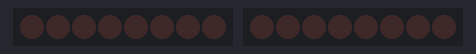
Bench run of a program on a simulated ATmega328P, built with avr-gcc and emulated at 20 MHz. On the bench: 2 × 8 port-expander outputs drawn as a row of LEDs (first output left, lit = HIGH). Wiring (inferred from the names in the program): PCF8574 port expander at I2C address 0x39; PCF8574 port expander at I2C address 0x3A; PCF8574 port expander at I2C address 0x3B. Wiring (inferred from the signals the program sends): 2 × row of LEDs: on Q0, Q1, Q2, Q3, Q4, Q5, Q6, Q7 / on Q0, Q1, Q2, Q3, Q4, Q5, Q6, Q7.

Above: at 0.18 s.
At 0.55 s:
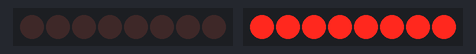
At 1.8 s:
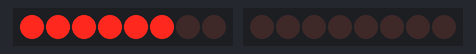
At 3.1 s:
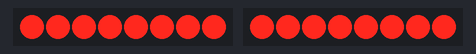
At 5.03 s:
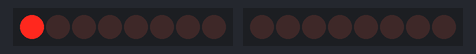
At 10.55 s:
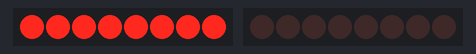
Timing chart, 0 to 12.5 s (numbered marks = the images above):
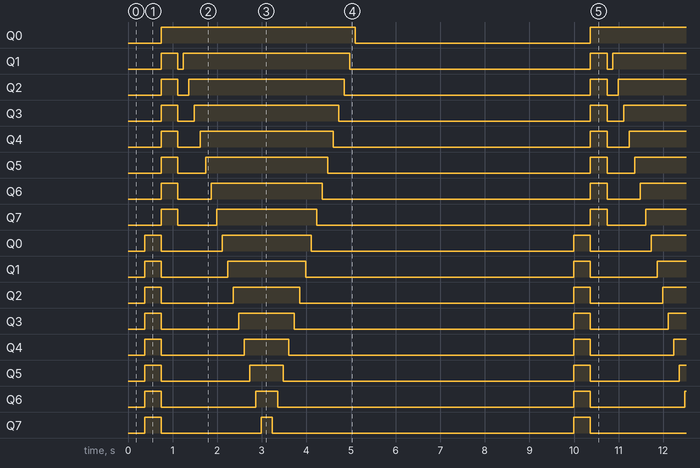

Measured:
- by itself, Q0: alternates HIGH for 4.4 s and LOW for 5.3 s
- by itself, Q1: repeats every 9.6 s: LOW 0.12 s, HIGH 3.7 s, LOW 5.4 s, HIGH 0.37 s
- by itself, Q2: repeats every 9.6 s: LOW 0.25 s, HIGH 3.5 s, LOW 5.5 s, HIGH 0.37 s
- by itself, Q3: repeats every 9.6 s: LOW 0.37 s, HIGH 3.2 s, LOW 5.6 s, HIGH 0.37 s
- by itself, Q4: repeats every 9.6 s: LOW 0.50 s, HIGH 3.0 s, LOW 5.8 s, HIGH 0.37 s
- by itself, Q5: repeats every 9.6 s: LOW 0.62 s, HIGH 2.7 s, LOW 5.9 s, HIGH 0.37 s
- by itself, Q6: repeats every 9.6 s: LOW 0.75 s, HIGH 2.5 s, LOW 6.0 s, HIGH 0.37 s
- by itself, Q7: repeats every 9.6 s: LOW 0.87 s, HIGH 2.2 s, LOW 6.1 s, HIGH 0.37 s

The program:

main.c
```c
/*
 * Instrument Cluster Test.c
 *
 * Created: 8/15/2020 11:58:41 AM
 * Author : wayne
 */

 #ifndef F_CPU
 #define F_CPU 20000000UL
 #endif

#include <avr/io.h>
#include <avr/interrupt.h>
#include <util/delay.h>
#include "i2c.h"
#include "indicators.h"
#include "1602lcd.h"

//LCD ports
#define RS 0 //PCF P0
#define E  2 //P2
#define BL 3 //P3 goes to backlight A/K on LCD
#define D4 4 //P4
#define D5 5 //P5
#define D6 6 //P6
#define D7 7 //P7

const uint8_t LCD_RS = (1<<RS), //(1<<0)
LCD_E  = (1<<E),  //(1<<2)
LCD_BL = (1<<BL), //(1<<3)
LCD_D4 = (1<<D4), //(1<<4)
LCD_D5 = (1<<D5), //(1<<5)
LCD_D6 = (1<<D6), //(1<<6)
LCD_D7 = (1<<D7); //(1<<7)

int main(void) {
	i2c__init();
	timer__init();

	rpm__set(0b1111111111111111);
	left_rgb__set(BLACK);
	right_rgb__set(BLACK);
	left_indicator__set(1); //TURN OFF BLUE LED #1 NOTE THAT 1 = OFF. 0 = ON
	right_indicator__set(1); //TURN OFF BLUE LED #1 NOTE THAT 1 = OFF. 0 = ON

    while (1)
    {
	_delay_ms(300);
	rpm__set(0b0000000011111111);
	_delay_ms(300);
	rpm__set(0b1111111100000000);
	_delay_ms(300);

	uint16_t status = 0b1111111111111111;

	for(int i = 0; i < 16; i++) {
		status &= ~(1<<i);
		rpm__set(status);
		_delay_ms(100);

	}

	for(int i = 16; i >= 0; i--) {
		status |= (1<<i);
		rpm__set(status);
		_delay_ms(100);
	}

	//test RGB and blue indicators
	/*
	left_rgb__set(RED);
	right_rgb__set(RED);
	_delay_ms(500);
	left_rgb__set(BLACK);
	right_rgb__set(BLACK);
	_delay_ms(500);
	right_rgb__set(GREEN);
	left_rgb__set(GREEN);
	_delay_ms(500);
	left_rgb__set(BLACK);
	right_rgb__set(BLACK);
	_delay_ms(500);
	left_rgb__set(BLUE);
	right_rgb__set(BLUE);
	_delay_ms(500);
	left_rgb__set(BLACK);
	right_rgb__set(BLACK);
	_delay_ms(500);
	*/


	left_rgb__set(ORANGE);
	right_rgb__set(BLACK);
	_delay_ms(300);
	left_rgb__set(PINK);
	right_rgb__set(VIOLET);
	_delay_ms(300);
	left_rgb__set(WHITE);
	right_rgb__set(ORANGE);
	_delay_ms(300);
	left_rgb__set(GREEN);
	right_rgb__set(RED);
	_delay_ms(300);
	left_indicator__set(1); //TURN OFF BLUE LED #1 NOTE THAT 1 = OFF. 0 = ON
	right_indicator__set(0); //TURN OFF BLUE LED #1 NOTE THAT 1 = OFF. 0 = ON
	left_rgb__set(MAGENTA);
	right_rgb__set(CYAN);
	_delay_ms(300);
	left_rgb__set(CYAN);
	right_rgb__set(MAGENTA);
	_delay_ms(300);
	left_rgb__set(RED);
	right_rgb__set(GREEN);
	_delay_ms(300);
	left_rgb__set(ORANGE);
	right_rgb__set(VIOLET);
	_delay_ms(300);
	left_rgb__set(VIOLET);
	right_rgb__set(WHITE);
	_delay_ms(300);
	left_rgb__set(BLACK);
	right_rgb__set(ORANGE);
	_delay_ms(300);
	left_indicator__set(0);
	right_indicator__set(1); //TURN OFF BLUE LED #1 NOTE THAT 1 = OFF. 0 = ON
	_delay_ms(300);
	left_indicator__set(1);
	right_indicator__set(1);
	left_rgb__set(BLACK);
	right_rgb__set(BLACK);
	_delay_ms(300);

	}
}
```

i2c.c
```c
/*
 * i2c.c
 *
 * Created: 10/10/2020 2:24:39 PM
 *  Author: wayne
 */

 #include <util/twi.h>
 #include "i2c.h"
 void error() //no instructions currently if error occurs
 {
 }

 void i2c__init(void)
 {
	 PRR &= ~(1<<PRTWI); //The PRTWI bit in Section 9.10 ?Minimizing Power Consumption" on page 36 must be written to zero to enable the 2-wire serial interface
	 TWCR &= ~(1<<TWIE); // If the TWIE bit is cleared, the application must poll the TWINT flag in order to detect actions on the TWI bus
	 TWSR &= ~(1<<TWPS0)|(1<<TWPS1); //Sets prescaler value to 1
	 TWBR = 72; //Sets bit rate in TWBR; 72 = 100khz bit rate; 12 =400khz bit rate; calcluate with TWBR_val (((F_CPU / F_SCL) - 16 ) / (2*Prescaler))
 }

 void i2c__start(uint8_t i2c_address)
 {
	 TWCR = (1<<TWINT)|(1<<TWSTA)|(1<<TWEN);	//Send START condition
	 while (!(TWCR & (1<<TWINT)));	//Wait for TWINT flag set. This indicates that the START condition has been transmitted
	 if ((TWSR & 0xF8) != TW_START) //Check value of TWI status register. Mask prescaler bits. If status different from START go to ERROR
	 error();
	 TWDR = (i2c_address << 1) | TW_WRITE;; //Sets address/data register to slave address + write
	 TWCR = (1<<TWINT) | (1<<TWEN); //Clear TWINT bit in TWCR to start transmission of address
	 while (!(TWCR & (1<<TWINT))); //Wait for TWINT flag set. This indicates that the SLA+W has been transmitted, and ACK/NACK has been received.
	 if ((TWSR & 0xF8) != TW_MT_SLA_ACK) //Check value of TWI status register. Mask prescaler bits. If status different from TW_MT_SLA_ACK go to ERROR
	 error();
 }

 void i2c__write(uint8_t data)
 {
	 TWDR = data;  //Load DATA into TWDR register
	 TWCR = (1<<TWINT) | (1<<TWEN);  //Clear TWINT bit in TWCR to start transmission of data
	 while(!(TWCR & (1<<TWINT)));  //Wait for TWINT flag set. This indicates that the DATA has been transmitted, and ACK/NACK has been received
	 if ((TWSR & 0xF8)!= TW_MT_DATA_ACK)  //Check value of TWI status register. Mask prescaler bits. If status different from TW_MT_DATA_ACK go to ERROR
	 error();
 }

 void i2c__stop(void)
 {
	 TWCR = (1<<TWINT)|(1<<TWEN)|(1<<TWSTO);  //Transmit STOP condition
 }
```

i2c.h
```c
/*
 * i2c.h
 *
 * Created: 10/10/2020 2:23:39 PM
 *  Author: wayne
 */


#ifndef I2C_H_
#define I2C_H_

//I2C ADDRESSES
static const uint8_t LCD_ADDRESS = 0x38;
static const uint8_t LED_BAR_1 = 0x3A;
static const uint8_t LED_BAR_2 = 0x39;
static const uint8_t LED_INDICATORS = 0x3B;

//I2C INSTRUCTIONS
//Initialize I2C Communication
void i2c__init(void);
//Begin transmitting i2c message to address in the argument
void i2c__start(uint8_t i2c_address);
//Write data to i2c message
void i2c__write(uint8_t data);
//Stop i2c transmission to the address specified in i2c__start
void i2c__stop(void);

#endif /* I2C_H_ */
```

indicators.c
```c
/*
 * indicators.c
 *
 * Created: 10/10/2020 2:25:55 PM
 *  Author: wayne
 */

 #include <avr/interrupt.h>
 #include "i2c.h"
 #include "indicators.h"

 //Duty cycles for both RGB LEDs
 uint8_t left_duty_cyles[3] = {100,100,100}; // {G, B, R}
 uint8_t right_duty_cyles[3] = {100,100,100}; // {G, B, R}

 //RPM bar segments represented as bytes
 uint8_t byte1, byte2;

 //Update flags
 uint8_t left_indicator_flag = 0; //(Indicates the state of the indicator led - 0  = ON, 1 = OFF)
 uint8_t right_indicator_flag = 0; //(Indicates the state of the indicator led - 0  = ON, 1 = OFF)
 volatile uint8_t rpm_flag = 0; //(1 indicates update is queued)

 //Variables used by timer and interrupt
 volatile uint8_t timerTick = 0;
 volatile uint8_t bitstate = 0x7;

 //Interrupt that pulses at 10khz; 100 pulses = 100hz period

 ISR(TIMER1_COMPA_vect){
	 //1 = off; 0 = on
	 if (rpm_flag == 1){
		 i2c__start(LED_BAR_1);
		 i2c__write(byte2);
		 i2c__stop();

		 i2c__start(LED_BAR_2);
		 i2c__write(byte1);
		 i2c__stop();
		 rpm_flag = 0;
	 }
	 timerTick++;
	 if (timerTick >= 100){
		 timerTick = 0;
		 bitstate =0b00000000;
		 for (uint8_t i = 0; i<3; i++){
			 if (left_duty_cyles[i] == 0){
				 bitstate |= (1<<i);
			 }
		 }
		 for (uint8_t i = 0; i<3; i++){
			 if (right_duty_cyles[i] == 0){
				 bitstate |= (1<<(i+3));
			 }
		 }

		 if (left_indicator_flag == 1){
			 bitstate |= (1<<6);
		 }
		 if (right_indicator_flag == 1){
			 bitstate |= (1<<7);
		 }
		 i2c__start(LED_INDICATORS);
		 i2c__write(bitstate);
		 i2c__stop();
	 }
	 for (uint8_t i = 0; i<3; i++){
		 if (timerTick == left_duty_cyles[i]){
			 bitstate |= (1<<i);
			 i2c__start(LED_INDICATORS);
			 i2c__write(bitstate);
			 i2c__stop();
		 }
		 if (timerTick == right_duty_cyles[i]){
			 bitstate |= (1<<(i+3));
			 i2c__start(LED_INDICATORS);
			 i2c__write(bitstate);
			 i2c__stop();
		 }
	 }

 }

 void timer__init(){
	 // TIMER 1 for interrupt frequency 10000 Hz:
	 cli();
	 TCCR1A = 0;
	 TCCR1B = 0;
	 TCNT1  = 0;
	 OCR1A = 1999;
	 TCCR1B |= (1 << WGM12);
	 TCCR1B |= (0 << CS12) | (0 << CS11) | (1 << CS10);
	 TIMSK1 |= (1 << OCIE1A);
	 sei();
 }

 void left_rgb__set(const uint16_t color[]){
	 for (uint8_t i = 0; i < 3; i++){
		 left_duty_cyles[i] = color[i];
	 }
 }
 void right_rgb__set(const uint16_t color[]){
	 for (uint8_t i = 0; i < 3; i++){
		 right_duty_cyles[i] = color[i];
	 }
 }

 void left_indicator__set(uint8_t status){
	 left_indicator_flag = status;
 }
 void right_indicator__set(uint8_t status){
	 right_indicator_flag = status;
 }

 void rpm__set(uint16_t LED_PATTERN){
	 byte1 = (LED_PATTERN & 0xff), byte2 = (LED_PATTERN >>8);
	 rpm_flag = 1;
 }
```

indicators.h
```c
/*
 * indicators.h
 *
 * Created: 10/10/2020 2:25:23 PM
 *  Author: wayne
 */


#ifndef INDICATORS_H_
#define INDICATORS_H_

//Color Profiles {G, B, R}
static const uint16_t RED[] = {0, 0, 100};
static const uint16_t ORANGE[] = {2, 0, 32};
static const uint16_t YELLOW[] = {100, 0, 100};
static const uint16_t GREEN[] = {100, 0, 0};
static const uint16_t BLUE[] = {0, 100, 0};
static const uint16_t INDIGO[] = {0, 19, 4};
static const uint16_t VIOLET[] = {0, 9, 9};
static const uint16_t CYAN[] = {100, 100, 0};
static const uint16_t MAGENTA[] = {0, 100, 100};
static const uint16_t WHITE[] = {100, 100, 100};
static const uint16_t BLACK[] = {0, 0, 0};
static const uint16_t PINK[] = {2, 30, 62};

static const uint8_t ON = 0;
static const uint8_t OFF = 1;

//Indicator Instructions
void timer__init();
void left_rgb__set(const uint16_t color[]);
void right_rgb__set(const uint16_t color[]);
void left_indicator__set(uint8_t status);
void right_indicator__set(uint8_t status);
void rpm__set(uint16_t LED_PATTERN);

#endif /* INDICATORS_H_ */
```

1602lcd.h
```c
#ifndef LCD1602_H_
#define LCD1602_H_

#include <avr/io.h>
#include <util/delay.h>
#include "i2c.h"

#define INIT_MODE 0x80
#define CMD_MODE 0x00
#define DATA_MODE 0x01

uint8_t I2C_ADDRESS,
LCD_RS_PORT,
LCD_E_PORT,
LCD_BL_PORT,
LCD_D4_PORT,
LCD_D5_PORT,
LCD_D6_PORT,
LCD_D7_PORT;

void LCD_write(unsigned char data, uint8_t mode);
void LCD_cmd(unsigned char cmd);
void LCD_char(unsigned char data);
void LCD_init(uint8_t i2cAddress, uint8_t RS, uint8_t E, uint8_t BL, uint8_t D4, uint8_t D5, uint8_t D6, uint8_t D7);
void LCD_str(char *str);
void LCD_str_xy (char row, char pos, char *str);
void LCD_clr();
void LCD_wake();

void LCD_write(unsigned char data, uint8_t mode) {

	uint8_t dataTemp;

	i2c__start(I2C_ADDRESS);

	// Send upper nibble
	dataTemp = (data & 0xF0) | LCD_BL_PORT | LCD_E_PORT; //Loads upper nibble onto last four bits P4-P7
	if (mode == CMD_MODE)
	{
		dataTemp = (dataTemp & ~LCD_RS_PORT); //Set RS to 0 to signify command mode and Toggle E on -> When enable is toggled on, LCD knows to execute instructions given
	}
	else
	{
		dataTemp |= LCD_RS_PORT; //Set RS to 1 to signify character mode
	}
	i2c__write(dataTemp); //Send upper nibble while toggling E ON
	_delay_ms(1);
	dataTemp &= ~LCD_E_PORT; //Toggle E off
	i2c__write(dataTemp); //Send "toggle E OFF"
	_delay_ms(1);

	// Send lower nibble
	dataTemp = (data << 4) | LCD_BL_PORT | LCD_E_PORT; //Loads lower nibble onto last four bits P4-P7 and Toggle E on
	if (mode == CMD_MODE)
	{
		dataTemp = (dataTemp & ~LCD_RS_PORT); //Set RS to 0 to signify command mode and Toggle E on -> When enable is toggled on, LCD knows to execute instructions given
	}
	else
	{
		dataTemp |= LCD_RS_PORT; //Set RS to 1 to signify character mode
	}
	i2c__write(dataTemp); //Lower nibble
	_delay_ms(1);
	dataTemp &= ~LCD_E_PORT; //Toggle E off
	i2c__write(dataTemp); //Send "toggle E off"
	_delay_ms(1);

	i2c__stop();
}

void LCD_cmd(unsigned char cmd)
{
	LCD_write(cmd, CMD_MODE);
}

void LCD_char(unsigned char data)
{
	LCD_write(data, DATA_MODE);
}

/* LCD Initialize function, INITIALIZE LCD PORTS HERE! */
void LCD_init(uint8_t i2cAddress, uint8_t RS, uint8_t E, uint8_t BL, uint8_t D4, uint8_t D5, uint8_t D6, uint8_t D7)
{
	LCD_RS_PORT = RS;
	LCD_E_PORT =  E;
	LCD_BL_PORT = BL;
	LCD_D4_PORT = D4;
	LCD_D5_PORT = D5;
	LCD_D6_PORT = D6;
	LCD_D7_PORT = D7;
	I2C_ADDRESS = i2cAddress;

	//LCD_DDR = 0xFF;			/* Make LCD port direction as o/p */ //4 bit mode, sets PORTD on MCU as output. Perhaps unnecessary in I2C since it's through SCL/SDA
	i2c__init();

	_delay_ms(20);			/* LCD Power ON delay always >15ms */

	// We send this three times so that we can configure 4-bit mode after soft reset
	LCD_cmd(0x02);		/* 1st send for 4 bit initialization of LCD  */
	_delay_ms(5);
	LCD_cmd(0x02);		/* 2nd send for 4 bit initialization of LCD  */
	_delay_ms(1);
	LCD_cmd(0x02);		/* 3rd send for 4 bit initialization of LCD  */
	_delay_ms(1);
	LCD_cmd(0x28);              /* 2 line, 5 x 8 dot char font in 4-bit mode */
	LCD_cmd(0x0C);				/* Turns cursor off */
	LCD_cmd(0x01);              /* Clear display screen*/
	LCD_cmd(0x02);              /* Return home*/
}

void LCD_str(char *str)		/* Send string to LCD function */
{
	int i;
	for(i=0;str[i]!=0;i++)		/* Send each char of string till the NULL */
	{
		LCD_char (str[i]);
	}
}

void LCD_str_xy (char row, char pos, char *str)	/* Send string to LCD with xy position */
{
	if (row == 0 && pos<16)
	LCD_cmd((pos & 0x0F)|0x80);	/* Command of first row and required position<16 */
	else if (row == 1 && pos<16)
	LCD_cmd((pos & 0x0F)|0xC0);	/* Command of first row and required position<16 */
	LCD_str(str);		/* Call LCD string function */
}

void LCD_clr()
{
	LCD_cmd (0x01);		/* Clear display */
	_delay_ms(2);
	LCD_cmd (0x80);		/* Cursor at home position */
}

void LCD_wake() {
	LCD_clr();
	LCD_cmd(0x80); //1st line

	for(int k = 177; k < 182; k++) { //177-182 to print A I U E O
		LCD_clr();
		LCD_cmd(0x80); //1st line
		for (int l = 0; l < 16; l++) {
			LCD_char(k);
			//_delay_ms(5);
		}
		LCD_cmd(0xC0); //2nd line
		for (int m = 0; m < 16; m++) {
			LCD_char(k);
			//_delay_ms(5);
		}
		_delay_ms(350); //Wait 350ms per character change
	}
	LCD_cmd(0x80); //1st line
	for (int i = 0; i < 16; i++) { //print black bars on first line
		LCD_char(0xFF);
		_delay_ms(30);
	}
	LCD_cmd(0xC0); //2nd line
	for (int j = 0; j < 16; j++) { //print black bars on second line
		LCD_char(0xFF);
		_delay_ms(30);
	}
	_delay_ms(1000); //Wait a sec before clearing
	LCD_clr();
}

#endif /* 1602LCD_H_ */
```
